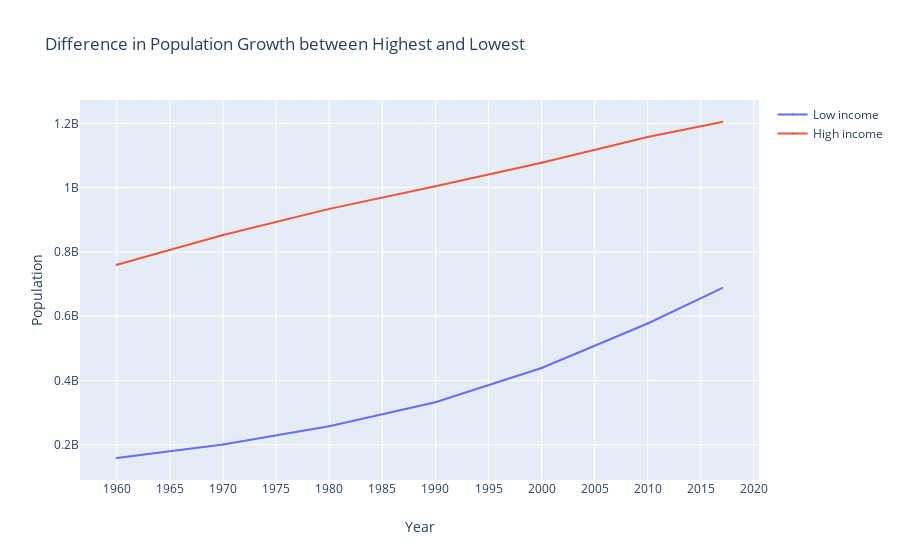

Notebook cell for this chart:
### Code cell
fig = go.Figure(data = graph_two, layout=layout_two)
fig.show()

### Figure 1 — Plotly figure (JSON) as saved in the notebook; plotly's stock layout.template omitted (floating-point values rounded to 4 significant figures)
{"data": [{"marker": {"size": 2.25}, "mode": "lines+markers", "name": "Low income", "type": "scatter", "x": ["2017", "2010", "2000", "1990", "1980", "1970", "1960"], "y": [687449530, 577274011, 438799433, 332330635, 257758125, 201001375, 158779911]}, {"marker": {"size": 2.25}, "mode": "lines+markers", "name": "High income", "type": "scatter", "x": ["2017", "2010", "2000", "1990", "1980", "1970", "1960"], "y": [1204429565, 1157826206, 1077839576, 1004169206, 934008001, 853011324, 760193906]}], "layout": {"autosize": true, "hovermode": "closest", "title": {"text": "Difference in Population Growth between Highest and Lowest"}, "xaxis": {"autorange": true, "dtick": 5, "range": [1957.0, 2020.0], "title": {"text": "Year"}, "type": "linear"}, "yaxis": {"autorange": true, "range": [85980000.0, 1277000000.0], "title": {"text": "Population"}, "type": "linear"}}}
